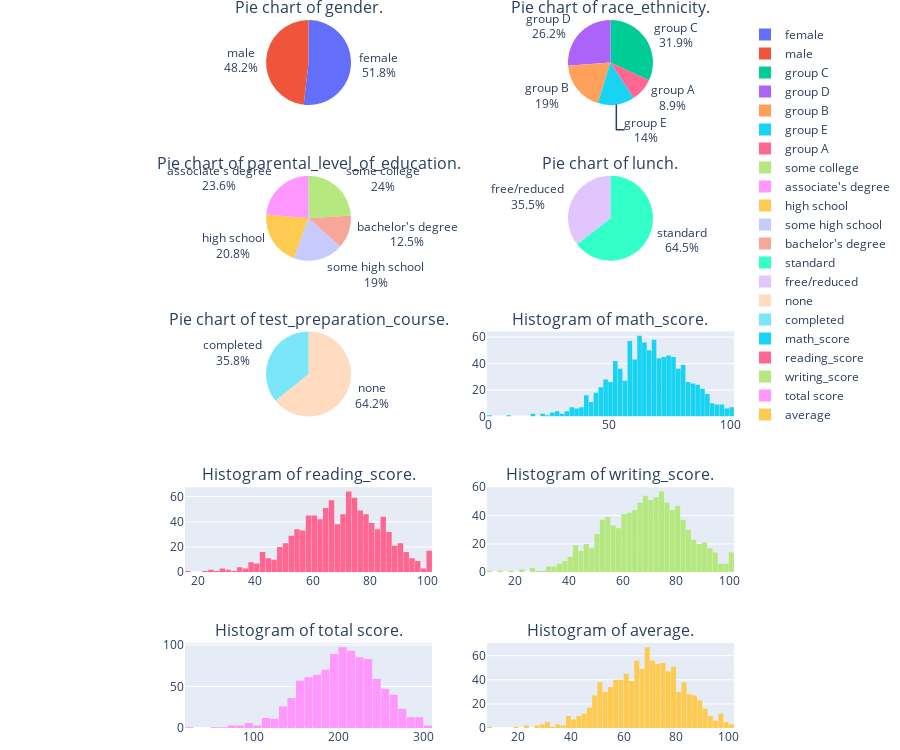

The notebook cell saved with this chart:
### Code cell
feature_desc_hist_array(df)

### Figure 1 — Plotly figure (JSON) as saved in the notebook; plotly's stock layout.template omitted (floating-point values rounded to 4 significant figures; data arrays with more than 128 entries replaced by an {"elided": "..."} marker saying what was removed)
{"data": [{"customdata": [[518], [482]], "domain": {"x": [0, 0.45], "y": [0.88, 1]}, "hovertemplate": "label=%{label}<br>Occurances=%{customdata[0]}<extra></extra>", "labels": ["female", "male"], "legendgroup": "", "name": "", "showlegend": true, "textinfo": "percent+label", "type": "pie", "values": [518, 482]}, {"customdata": [[190], [319], [89], [262], [140]], "domain": {"x": [0.55, 1], "y": [0.88, 1]}, "hovertemplate": "label=%{label}<br>Occurances=%{customdata[0]}<extra></extra>", "labels": ["group B", "group C", "group A", "group D", "group E"], "legendgroup": "", "name": "", "showlegend": true, "textinfo": "percent+label", "type": "pie", "values": [190, 319, 89, 262, 140]}, {"customdata": [[226], [222], [196], [179], [118], [[59]]], "domain": {"x": [0, 0.45], "y": [0.66, 0.78]}, "hovertemplate": "label=%{label}<br>Occurances=%{customdata[0]}<extra></extra>", "labels": ["some college", "associate's degree", "high school", "some high school", "bachelor's degree", "Others"], "legendgroup": "", "name": "", "showlegend": true, "textinfo": "percent+label", "type": "pie", "values": [226, 222, 196, 179, 118, [59]]}, {"customdata": [[645], [355]], "domain": {"x": [0.55, 1], "y": [0.66, 0.78]}, "hovertemplate": "label=%{label}<br>Occurances=%{customdata[0]}<extra></extra>", "labels": ["standard", "free/reduced"], "legendgroup": "", "name": "", "showlegend": true, "textinfo": "percent+label", "type": "pie", "values": [645, 355]}, {"customdata": [[642], [358]], "domain": {"x": [0, 0.45], "y": [0.44, 0.56]}, "hovertemplate": "label=%{label}<br>Occurances=%{customdata[0]}<extra></extra>", "labels": ["none", "completed"], "legendgroup": "", "name": "", "showlegend": true, "textinfo": "percent+label", "type": "pie", "values": [642, 358]}, {"name": "math_score", "type": "histogram", "x": {"elided": "1000 int values"}, "xaxis": "x", "yaxis": "y"}, {"name": "reading_score", "type": "histogram", "x": {"elided": "1000 int values"}, "xaxis": "x2", "yaxis": "y2"}, {"name": "writing_score", "type": "histogram", "x": {"elided": "1000 int values"}, "xaxis": "x3", "yaxis": "y3"}, {"name": "total score", "type": "histogram", "x": {"elided": "1000 int values"}, "xaxis": "x4", "yaxis": "y4"}, {"name": "average", "type": "histogram", "x": {"elided": "1000 float values"}, "xaxis": "x5", "yaxis": "y5"}], "layout": {"annotations": [{"font": {"size": 16}, "showarrow": false, "text": "Pie chart of gender.", "x": 0.225, "xanchor": "center", "xref": "paper", "y": 1, "yanchor": "bottom", "yref": "paper"}, {"font": {"size": 16}, "showarrow": false, "text": "Pie chart of race_ethnicity.", "x": 0.775, "xanchor": "center", "xref": "paper", "y": 1, "yanchor": "bottom", "yref": "paper"}, {"font": {"size": 16}, "showarrow": false, "text": "Pie chart of parental_level_of_education.", "x": 0.225, "xanchor": "center", "xref": "paper", "y": 0.78, "yanchor": "bottom", "yref": "paper"}, {"font": {"size": 16}, "showarrow": false, "text": "Pie chart of lunch.", "x": 0.775, "xanchor": "center", "xref": "paper", "y": 0.78, "yanchor": "bottom", "yref": "paper"}, {"font": {"size": 16}, "showarrow": false, "text": "Pie chart of test_preparation_course.", "x": 0.225, "xanchor": "center", "xref": "paper", "y": 0.56, "yanchor": "bottom", "yref": "paper"}, {"font": {"size": 16}, "showarrow": false, "text": "Histogram of math_score.", "x": 0.775, "xanchor": "center", "xref": "paper", "y": 0.56, "yanchor": "bottom", "yref": "paper"}, {"font": {"size": 16}, "showarrow": false, "text": "Histogram of reading_score.", "x": 0.225, "xanchor": "center", "xref": "paper", "y": 0.34, "yanchor": "bottom", "yref": "paper"}, {"font": {"size": 16}, "showarrow": false, "text": "Histogram of writing_score.", "x": 0.775, "xanchor": "center", "xref": "paper", "y": 0.34, "yanchor": "bottom", "yref": "paper"}, {"font": {"size": 16}, "showarrow": false, "text": "Histogram of total score.", "x": 0.225, "xanchor": "center", "xref": "paper", "y": 0.12, "yanchor": "bottom", "yref": "paper"}, {"font": {"size": 16}, "showarrow": false, "text": "Histogram of average.", "x": 0.775, "xanchor": "center", "xref": "paper", "y": 0.12, "yanchor": "bottom", "yref": "paper"}], "bargap": 0.05, "height": 750, "margin": {"b": 10, "l": 5, "r": 5, "t": 20}, "showlegend": true, "width": 900, "xaxis": {"anchor": "y", "domain": [0.55, 1]}, "xaxis2": {"anchor": "y2", "domain": [0, 0.45]}, "xaxis3": {"anchor": "y3", "domain": [0.55, 1]}, "xaxis4": {"anchor": "y4", "domain": [0, 0.45]}, "xaxis5": {"anchor": "y5", "domain": [0.55, 1]}, "yaxis": {"anchor": "x", "domain": [0.44, 0.56]}, "yaxis2": {"anchor": "x2", "domain": [0.22, 0.34]}, "yaxis3": {"anchor": "x3", "domain": [0.22, 0.34]}, "yaxis4": {"anchor": "x4", "domain": [0, 0.12]}, "yaxis5": {"anchor": "x5", "domain": [0, 0.12]}}}
